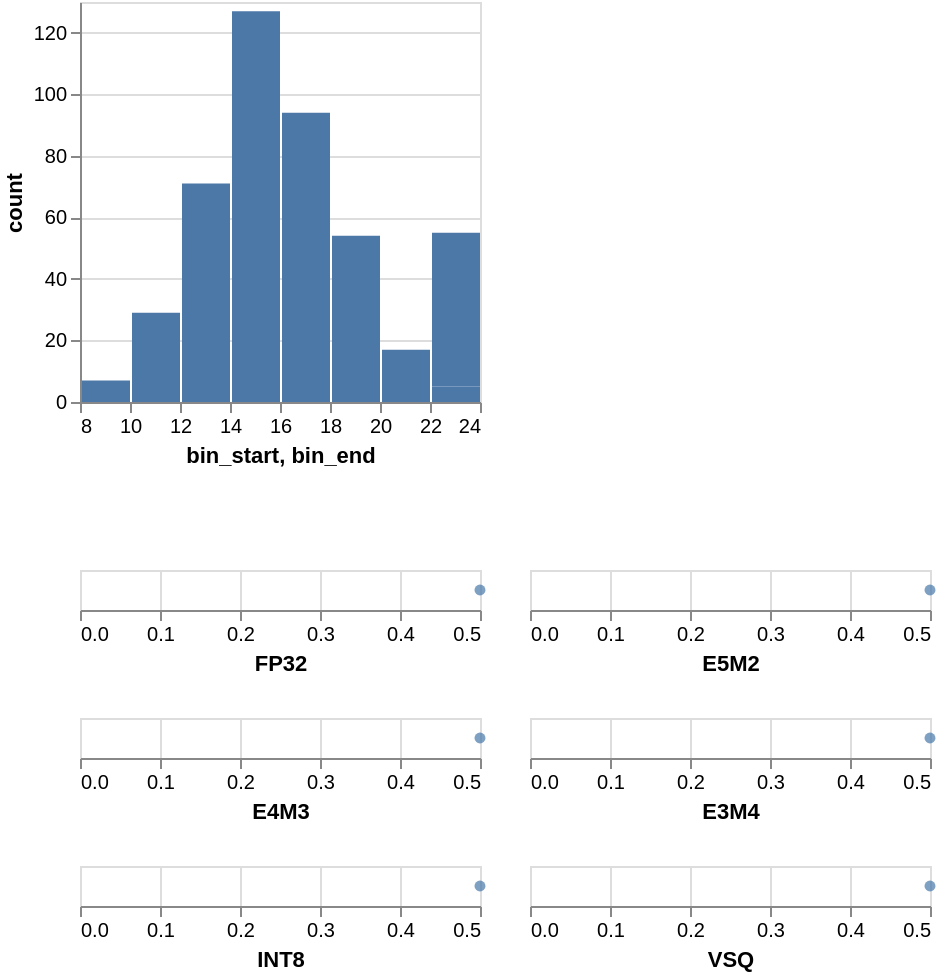

Write a Vega-Lite specification for this figure.
### Vega specification from a JSON file in a GitHub repository (floating-point values rounded to 4 significant figures)
{"$schema": "https://vega.github.io/schema/vega/v5.json", "background": "white", "layout": {"padding": 50, "columns": 1}, "marks": [{"type": "group", "name": "hist_group", "style": "cell", "data": [{"name": "source_0", "values": [{"bin_start": 8, "bin_end": 10, "count": 7}, {"bin_start": 10, "bin_end": 12, "count": 29}, {"bin_start": 12, "bin_end": 14, "count": 71}, {"bin_start": 14, "bin_end": 16, "count": 127}, {"bin_start": 16, "bin_end": 18, "count": 94}, {"bin_start": 18, "bin_end": 20, "count": 54}, {"bin_start": 20, "bin_end": 22, "count": 17}, {"bin_start": 22, "bin_end": 24, "count": 5}, {"bin_start": 22, "bin_end": 24, "count": 50}]}, {"name": "data_0", "source": "source_0", "transform": [{"type": "stack", "groupby": ["bin_start", "bin_start"], "field": "count", "sort": {"field": [], "order": []}, "as": ["count_start", "count_end"], "offset": "zero"}, {"type": "filter", "expr": "isValid(datum[\"bin_start\"]) && isFinite(+datum[\"bin_start\"]) && isValid(datum[\"count\"]) && isFinite(+datum[\"count\"])"}]}], "signals": [{"name": "hist_height", "value": 200}, {"name": "hist_width", "value": 200}], "marks": [{"type": "group", "name": "child__FP32_group", "style": "cell", "encode": {"update": {"width": {"signal": "hist_width"}, "height": {"signal": "hist_height"}}}, "signals": [{"name": "height", "update": "hist_height"}], "marks": [{"name": "hist_marks", "type": "rect", "style": ["bar"], "from": {"data": "data_0"}, "encode": {"update": {"fill": {"value": "#4c78a8"}, "ariaRoleDescription": {"value": "bar"}, "x2": {"scale": "x", "field": "bin_start", "offset": 1}, "x": {"scale": "x", "field": "bin_end"}, "y": {"scale": "y", "field": "count_end"}, "y2": {"scale": "y", "field": "count_start"}}}}], "axes": [{"scale": "y", "orient": "left", "gridScale": "x", "grid": true, "tickCount": {"signal": "ceil(hist_height/40)"}, "domain": false, "labels": false, "aria": false, "maxExtent": 0, "minExtent": 0, "ticks": false, "zindex": 0}, {"scale": "x", "orient": "bottom", "grid": false, "title": "bin_start, bin_end", "labelFlush": true, "labelOverlap": true, "tickCount": {"signal": "ceil(hist_width/40)"}, "zindex": 0}, {"scale": "y", "orient": "left", "grid": false, "title": "count", "labelOverlap": true, "tickCount": {"signal": "ceil(hist_height/40)"}, "zindex": 0}]}], "scales": [{"name": "x", "type": "linear", "domain": {"data": "data_0", "fields": ["bin_start", "bin_end"]}, "range": [0, {"signal": "hist_width"}], "bins": {"step": 2}, "zero": false}, {"name": "y", "type": "linear", "domain": {"data": "data_0", "fields": ["count_start", "count_end"]}, "range": [{"signal": "hist_height"}, 0], "nice": true, "zero": true}]}, {"type": "group", "name": "scale_group", "style": "cell", "signals": [{"name": "childWidth", "value": 200}, {"name": "childHeight", "value": 20}, {"name": "point_color", "value": "#4778a8"}], "marks": [{"type": "group", "name": "child__FP32_group", "style": "cell", "encode": {"update": {"width": {"signal": "childWidth"}, "height": {"signal": "childHeight"}}}, "signals": [{"name": "height", "update": "childHeight"}], "marks": [{"type": "symbol", "name": "child__FP32_marks", "style": "point", "from": {"data": "data_FP32"}, "encode": {"update": {"opacity": {"value": 0.7}, "fill": {"signal": "point_color"}, "ariaRoleDescription": {"value": "point"}, "x": {"scale": "child__FP32_x", "field": "value"}, "y": {"signal": "childHeight", "mult": 0.5}, "tooltip": [{"signal": "{\"value\":datum[\"value\"]}"}]}}}], "axes": [{"scale": "child__FP32_x", "orient": "bottom", "grid": true, "tickCount": {"signal": "ceil(childWidth/40)"}, "domain": false, "labels": false, "aria": false, "maxExtent": 0, "minExtent": 0, "ticks": false, "zindex": 0}, {"scale": "child__FP32_x", "orient": "bottom", "grid": false, "tickCount": {"signal": "ceil(childWidth/40)"}, "zindex": 0, "labelFlush": true, "labelOverlap": true, "title": "FP32"}]}, {"type": "group", "name": "child__E5M2_group", "style": "cell", "encode": {"update": {"width": {"signal": "childWidth"}, "height": {"signal": "childHeight"}}}, "signals": [{"name": "height", "update": "childHeight"}], "marks": [{"type": "symbol", "name": "child__E5M2_marks", "style": "point", "from": {"data": "data_E5M2"}, "encode": {"update": {"opacity": {"value": 0.7}, "fill": {"signal": "point_color"}, "ariaRoleDescription": {"value": "point"}, "x": {"scale": "child__E5M2_x", "field": "value"}, "y": {"signal": "childHeight", "mult": 0.5}, "tooltip": [{"signal": "{\"value\":datum[\"value\"]}"}]}}}], "axes": [{"scale": "child__E5M2_x", "orient": "bottom", "grid": true, "tickCount": {"signal": "ceil(childWidth/40)"}, "domain": false, "labels": false, "aria": false, "maxExtent": 0, "minExtent": 0, "ticks": false, "zindex": 0}, {"scale": "child__E5M2_x", "orient": "bottom", "grid": false, "tickCount": {"signal": "ceil(childWidth/40)"}, "zindex": 0, "labelFlush": true, "labelOverlap": true, "title": "E5M2"}]}, {"type": "group", "name": "child__E4M3_group", "style": "cell", "encode": {"update": {"width": {"signal": "childWidth"}, "height": {"signal": "childHeight"}}}, "signals": [{"name": "height", "update": "childHeight"}], "marks": [{"type": "symbol", "name": "child__E4M3_marks", "style": "point", "from": {"data": "data_E4M3"}, "encode": {"update": {"opacity": {"value": 0.7}, "fill": {"signal": "point_color"}, "ariaRoleDescription": {"value": "point"}, "x": {"scale": "child__E4M3_x", "field": "value"}, "y": {"signal": "childHeight", "mult": 0.5}, "tooltip": [{"signal": "{\"value\":datum[\"value\"]}"}]}}}], "axes": [{"scale": "child__E4M3_x", "orient": "bottom", "grid": true, "tickCount": {"signal": "ceil(childWidth/40)"}, "domain": false, "labels": false, "aria": false, "maxExtent": 0, "minExtent": 0, "ticks": false, "zindex": 0}, {"scale": "child__E4M3_x", "orient": "bottom", "grid": false, "tickCount": {"signal": "ceil(childWidth/40)"}, "zindex": 0, "labelFlush": true, "labelOverlap": true, "title": "E4M3"}]}, {"type": "group", "name": "child__E3M4_group", "style": "cell", "encode": {"update": {"width": {"signal": "childWidth"}, "height": {"signal": "childHeight"}}}, "signals": [{"name": "height", "update": "childHeight"}], "marks": [{"type": "symbol", "name": "child__E3M4_marks", "style": "point", "from": {"data": "data_E3M4"}, "encode": {"update": {"opacity": {"value": 0.7}, "fill": {"signal": "point_color"}, "ariaRoleDescription": {"value": "point"}, "x": {"scale": "child__E3M4_x", "field": "value"}, "y": {"signal": "childHeight", "mult": 0.5}, "tooltip": [{"signal": "{\"value\":datum[\"value\"]}"}]}}}], "axes": [{"scale": "child__E3M4_x", "orient": "bottom", "grid": true, "tickCount": {"signal": "ceil(childWidth/40)"}, "domain": false, "labels": false, "aria": false, "maxExtent": 0, "minExtent": 0, "ticks": false, "zindex": 0}, {"scale": "child__E3M4_x", "orient": "bottom", "grid": false, "tickCount": {"signal": "ceil(childWidth/40)"}, "zindex": 0, "labelFlush": true, "labelOverlap": true, "title": "E3M4"}]}, {"type": "group", "name": "child__INT8_group", "style": "cell", "encode": {"update": {"width": {"signal": "childWidth"}, "height": {"signal": "childHeight"}}}, "signals": [{"name": "height", "update": "childHeight"}], "marks": [{"type": "symbol", "name": "child__INT8_marks", "style": "point", "from": {"data": "data_INT8"}, "encode": {"update": {"opacity": {"value": 0.7}, "fill": {"signal": "point_color"}, "ariaRoleDescription": {"value": "point"}, "x": {"scale": "child__INT8_x", "field": "value"}, "y": {"signal": "childHeight", "mult": 0.5}, "tooltip": [{"signal": "{\"value\":datum[\"value\"]}"}]}}}], "axes": [{"scale": "child__INT8_x", "orient": "bottom", "grid": true, "tickCount": {"signal": "ceil(childWidth/40)"}, "domain": false, "labels": false, "aria": false, "maxExtent": 0, "minExtent": 0, "ticks": false, "zindex": 0}, {"scale": "child__INT8_x", "orient": "bottom", "grid": false, "tickCount": {"signal": "ceil(childWidth/40)"}, "zindex": 0, "labelFlush": true, "labelOverlap": true, "title": "INT8"}]}, {"type": "group", "name": "child__VSQ_group", "style": "cell", "encode": {"update": {"width": {"signal": "childWidth"}, "height": {"signal": "childHeight"}}}, "signals": [{"name": "height", "update": "childHeight"}], "marks": [{"type": "symbol", "name": "child__VSQ_marks", "style": "point", "from": {"data": "data_VSQ"}, "encode": {"update": {"opacity": {"value": 0.7}, "fill": {"signal": "point_color"}, "ariaRoleDescription": {"value": "point"}, "x": {"scale": "child__VSQ_x", "field": "value"}, "y": {"signal": "childHeight", "mult": 0.5}, "tooltip": [{"signal": "{\"value\":datum[\"value\"]}"}]}}}], "axes": [{"scale": "child__VSQ_x", "orient": "bottom", "grid": true, "tickCount": {"signal": "ceil(childWidth/40)"}, "domain": false, "labels": false, "aria": false, "maxExtent": 0, "minExtent": 0, "ticks": false, "zindex": 0}, {"scale": "child__VSQ_x", "orient": "bottom", "grid": false, "tickCount": {"signal": "ceil(childWidth/40)"}, "zindex": 0, "labelFlush": true, "labelOverlap": true, "title": "VSQ"}]}], "layout": {"padding": 20, "columns": 2, "bounds": "full", "align": "all"}, "data": [{"name": "data_FP32", "values": [{"value": 0.5, "type_": "FP32"}]}, {"name": "data_E5M2", "values": [{"value": 0.5, "type_": "E5M2"}]}, {"name": "data_E4M3", "values": [{"value": 0.5, "type_": "E4M3"}]}, {"name": "data_E3M4", "values": [{"value": 0.5, "type_": "E3M4"}]}, {"name": "data_INT8", "values": [{"value": 0.5, "type_": "INT8"}]}, {"name": "data_VSQ", "values": [{"value": 0.5, "type_": "VSQ"}]}], "scales": [{"name": "child__FP32_x", "type": "linear", "domain": {"data": "data_FP32", "field": "value"}, "range": [0, {"signal": "childWidth"}], "nice": true, "zero": true}, {"name": "child__E5M2_x", "type": "linear", "domain": {"data": "data_E5M2", "field": "value"}, "range": [0, {"signal": "childWidth"}], "nice": true, "zero": true}, {"name": "child__E4M3_x", "type": "linear", "domain": {"data": "data_E4M3", "field": "value"}, "range": [0, {"signal": "childWidth"}], "nice": true, "zero": true}, {"name": "child__E3M4_x", "type": "linear", "domain": {"data": "data_E3M4", "field": "value"}, "range": [0, {"signal": "childWidth"}], "nice": true, "zero": true}, {"name": "child__INT8_x", "type": "linear", "domain": {"data": "data_INT8", "field": "value"}, "range": [0, {"signal": "childWidth"}], "nice": true, "zero": true}, {"name": "child__VSQ_x", "type": "linear", "domain": {"data": "data_VSQ", "field": "value"}, "range": [0, {"signal": "childWidth"}], "nice": true, "zero": true}]}]}
